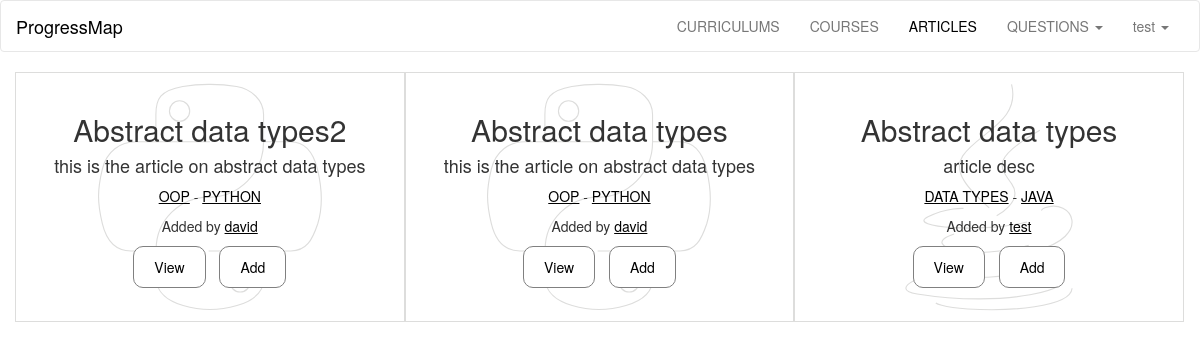
/articles/ (signed in), run on the app's committed database.
### progressMap/models.py (models this page shows, shortened)
class User(db.Model, UserMixin):
	id = db.Column(db.Integer, primary_key = True)
	username = db.Column(db.String(40), unique = True)
	email = db.Column(db.String(120), unique = True)
	password_hash = db.Column(db.String)
	articles =  db.relationship('Articles', backref='user', lazy='dynamic')
	courses =  db.relationship('Courses', backref='user', lazy='dynamic')
	curriculums =  db.relationship('Curriculums', backref='user', lazy='dynamic')
	questions = db.relationship('Questions', backref='user', lazy='dynamic')
	comments = db.relationship('Comments', backref='user', lazy='dynamic')
	completed = db.relationship('Completed', backref='user', lazy='dynamic')
	allContent = db.relationship('AllContent', backref='user', lazy='dynamic')
	@property
	def password(self):
		raise AttributeError('password: write-only field')
	def __repr__(self):
		return '<User %s>' %self.username

class Articles(db.Model):
	id  = db.Column(db.Integer, primary_key = True)
	title = db.Column(db.String(300), nullable=False)
	description = db.Column(db.Text, nullable=False)
	questions = db.relationship('Questions', backref='article', lazy='dynamic')
	allContent = db.relationship('AllContent', backref='article', lazy='dynamic')
	user_id = db.Column(db.Integer, db.ForeignKey('user.id'), nullable=False)
	course_id = db.Column(db.Integer, db.ForeignKey('courses.id'), nullable=False)
	curriculum_id = db.Column(db.Integer, db.ForeignKey('curriculums.id'), nullable=False)

class Courses(db.Model):
	id  = db.Column(db.Integer, primary_key = True)
	title = db.Column(db.String(300), nullable=False)
	description = db.Column(db.Text, nullable=False)
	articles =  db.relationship('Articles', backref='course', lazy='dynamic')
	user_id = db.Column(db.Integer, db.ForeignKey('user.id'), nullable=False)
	curriculum_id = db.Column(db.Integer, db.ForeignKey('curriculums.id'), nullable=False)

class Curriculums(db.Model):
	id  = db.Column(db.Integer, primary_key = True)
	title = db.Column(db.String(300), nullable=False)
	description = db.Column(db.Text, nullable=False)
	articles =  db.relationship('Articles', backref='curriculum', lazy='dynamic')
	courses =  db.relationship('Courses', backref='curriculum', lazy='dynamic')
	user_id = db.Column(db.Integer, db.ForeignKey('user.id'), nullable=False)

### progressMap/articles/views.py (the view)
@articles.route('/', defaults={'page':'all'})
@articles.route('/<page>')
def show(page):
	if page == 'all':
		articlesList = models.getFromDb(models.Articles, 6)
		return render_template('articles.html', articlesList=articlesList)
	elif page == models.getByTitle(models.Articles, page).title:
		article = models.getByTitle(models.Articles, page)
		return render_template('showArticle.html', article=article)
	else:
		abort(404)

### progressMap/main/views.py (called while the page is built)
@login_manager.user_loader
def load_user(userid):
	return models.User.query.get(int(userid))

### progressMap/models.py (called while the page is built)
def getFromDb(className, num):
	return className.query.order_by(desc(className.title)).limit(num)

### progressMap/templates/articles.html (shortened to what this page needs)
{% extends 'base.html' %}
{% block articles_link %}
<li><a class="active" href="{{ url_for('articles.show')}}">ARTICLES</a></li>
{% endblock %}
{% block content %}
{% if articlesList %}
<section class="container-fluid content">
	{% for article in articlesList %}
	<section class="text-center tile">
		<article class="title {{article.curriculum.title}}">
			<br /><br />
			<h2 style="margin-top: 0px;">{{ article.title.capitalize() }}</h2>
			<h4 class="desc">
				{{ article.description }}
			</h4>
			<p class="underline">
				<a href="{{ url_for('courses.show', page=article.course.title)}}">{{ article.course.title.upper() }}</a> -
				<a href="{{ url_for('curriculums.show', page=article.curriculum.title)}}">{{ article.curriculum.title.upper() }}
				</a>
			</p>
			<p class="underline">Added by
				<a href="{{ url_for('user.userPage', username=article.user.username)}}">
					{{ article.user.username }}
				</a>
			</p>
			<a class="linkButton" href="{{ url_for('articles.show', page=article.title)}}">
			<button class="button">View</button>
			</a>
			<a class="linkButton" href="{{ url_for('user.addArticleContent', username=current_user, articleName=article.title, id=article.id, endPoint='articles', path='return')}}">
			<button class="button">Add</button>
			</a>
		</article>
	</section>
	{% else %}
	<section>
		<h4>No article added yet.</h4>
	</section>
	{% endfor %}
</section>
{% endif %}
{% endblock %}

### progressMap/templates/base.html (shortened to what this page needs)
<!doctype html>
<html>
<head>
	<link rel="stylesheet" href="{{ url_for('static', filename='css/bootstrap.min.css') }}">
	<link rel='stylesheet' href="{{ url_for('static', filename='css/main.css') }}">
</head>
<body>
	<nav class="navbar navbar-default">
		<div class="container-fluid">
			<div class="navbar-header">
				<a class="navbar-brand active" href="{{ url_for('main.show', page='map') }}">
					ProgressMap
				</a>
			</div>
			<div class="collapse navbar-collapse" id="myNavbar">
				<ul class="nav navbar-nav navbar-right nav-items text-center">
					{% block curriculums_link %}
  					<li><a href="{{ url_for('curriculums.show')}}">CURRICULUMS</a></li>
					{% endblock %}
					{% block courses_link %}
  					<li><a href="{{ url_for('courses.show')}}">COURSES</a></li>
					{% endblock %}
					{% block articles_link %}{% endblock %}
					{% block questions_link %}
					<li class="dropdown">
                        <a class="dropdown-toggle" data-toggle="dropdown" href="#">QUESTIONS
                            <span class="caret"></span></a>
                    </li>
					{% endblock %}
					{% block user_link %}
					{% if current_user.is_authenticated %}
					<li class="dropdown">
                        <a class="dropdown-toggle" data-toggle="dropdown" href="#">{{current_user.username}}
                            <span class="caret"></span></a>
                    </li>
					{% else %}
					<li><a href="{{ url_for('main.show', page='login') }}">LOGIN</a>
					</li>
					{% endif %}
					{% endblock %}
				</ul>
			</div>
		</div>
	</nav>
	{% block content %}{% endblock %}
</body>
</html>

### progressMap/static/css/main.css (style rules this page uses)
a { color: black; text-decoration: none; }
a.linkButton { margin: 5px; }
.underline a { color: black; text-decoration: underline; }
.navbar-default .navbar-nav>li>a.active { color: black; }
.navbar-default { background-color: white; }
.navbar-default .navbar-brand { color: black; }
.button { padding: 10px 20px; border: 1px solid gray; border-radius: 10px; background-color: white; }
.content { background-color: white; }
@media screen and (min-width: 768px) { .tile { width: 33.3%; height: 250px; float: left; border: 1px solid #DDDDDC; } }
.python { background: url(/static/img/python.svg) no-repeat; }
.java { background: url(/static/img/java.svg) no-repeat; }
.title { height: 100%; padding: 0; background-position: center; }

### data on the page
User: username "test"
Articles: title "Abstract data types2", description "this is the article on abstract data types", course "OOP", curriculum "PYTHON", user.username "david"
Articles: title "Abstract data types", description "this is the article on abstract data types", course "OOP", curriculum "PYTHON", user.username "david"
Articles: shows a picture, title "Abstract data types", description "article desc", course "DATA TYPES", curriculum "JAVA", user.username "test"
